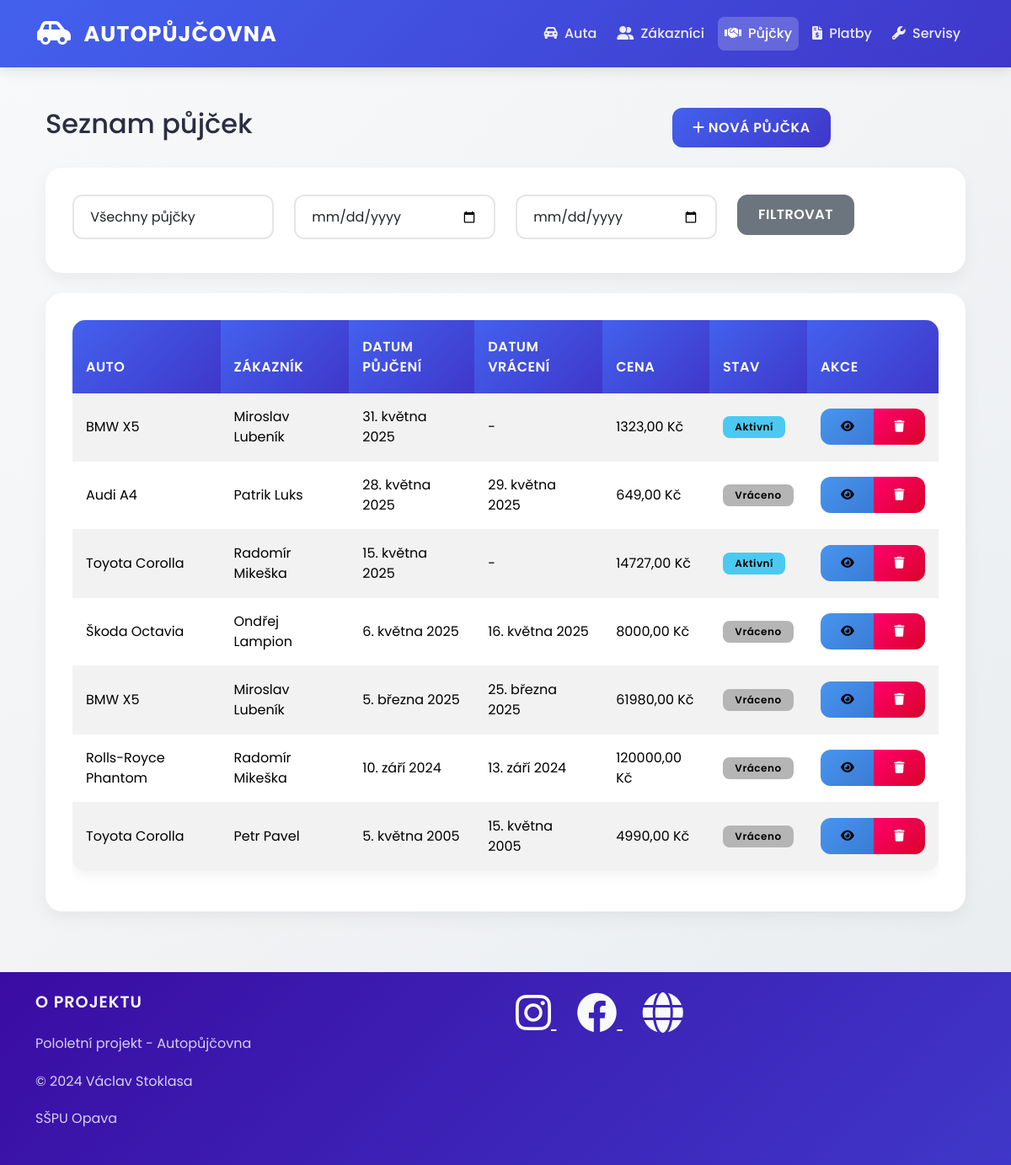
The page /pujcky/ on the database its author committed.
### auto/models.py (models this page shows, shortened)
class Pujcka(models.Model):
    datum_pujceni = models.DateField()
    datum_vraceni = models.DateField(blank=True, null=True)
    zakaznik = models.ForeignKey(Zakaznik, on_delete=models.CASCADE)
    auto = models.ForeignKey(Auto, on_delete=models.CASCADE)
    cena = models.DecimalField(max_digits=10, decimal_places=2)
    class Meta:
        verbose_name = "Pujcka"
        verbose_name_plural = "Pujcky   "

class Auto(models.Model):
    znacka = models.CharField(max_length=45,verbose_name="Značka auta",help_text="Zadejte značku auta")
    model = models.CharField(max_length=45,verbose_name="Model dané značky auta")
    rok_vyroby = models.PositiveIntegerField(blank=True, null=True, validators=[MinValueValidator(1900), MaxValueValidator(2025)],verbose_name='Rok vydání', help_text='Zadejte rok vydání (1900 - 2025)')
    dostupnost = models.BooleanField()
    cena_za_den = models.DecimalField(max_digits=10, decimal_places=2)
    class Meta:
        verbose_name = "Auto"
        verbose_name_plural = "Auta"
    def __str__(self):
        return f"{self.znacka} {self.model}"

class Zakaznik(models.Model):
    jmeno = models.CharField(max_length=45,verbose_name="Jméno zákazníka",help_text="Zadejte křestní jméno",error_messages={'blank': "Jméno autora musí být vyplněno!"})
    prijmeni = models.CharField(max_length=45,verbose_name="Přijmení zakazníka",help_text="Zadejte přijemní",error_messages={'blank':"Přijmení autora musí být vyplněno!"})
    datum_narozeni = models.DateField(blank=True, null=True, verbose_name='Datum narození')
    email = models.CharField(max_length=38,verbose_name="e-mail zákaznika",help_text="Zadejte e-mail")
    telefon = models.CharField(max_length=9)
    class Meta:
        ordering = ['prijmeni', 'jmeno']
        verbose_name = 'Zakazník'
        verbose_name_plural = 'Zákazníci'
    def __str__(self):
        return f"{self.jmeno} {self.prijmeni}"

### auto/views.py (the view)
# urls.py: path('pujcky/', views.seznam_pujcek, name='seznam_pujcek'),
def seznam_pujcek(request):
    pujcky = Pujcka.objects.all()
    stav = request.GET.get('stav')
    if stav == 'aktivni':
        pujcky = pujcky.filter(datum_vraceni__isnull=True)
    elif stav == 'vracene':
        pujcky = pujcky.filter(datum_vraceni__isnull=False)
    datum_od = request.GET.get('datum_od')
    if datum_od:
        pujcky = pujcky.filter(datum_pujceni__gte=datum_od)
    datum_do = request.GET.get('datum_do')
    if datum_do:
        pujcky = pujcky.filter(datum_pujceni__lte=datum_do)
    context = {
        'nadpis': 'Seznam půjček',
        'pujcky': pujcky.order_by('-datum_pujceni')
    }
    return render(request, 'pujcky/seznam.html', context)

### auto/templates/pujcky/seznam.html (shortened to what this page needs)
{% extends "base.html" %}
{% block content %}
<div class="container">
    <div class="row mb-4">
        <div class="col-md-8">
            <h2>{{ nadpis }}</h2>
        </div>
        <div class="col-md-4 text-right">
            <a href="{% url 'pridat_pujcku' %}" class="btn btn-primary">
                <i class="fas fa-plus"></i> Nová půjčka
            </a>
        </div>
    </div>
    <div class="card mb-4">
        <div class="card-body">
            <form method="get" class="row">
                <div class="col-md-3 mb-2">
                    <select name="stav" class="form-control">
                        <option value="">Všechny půjčky</option>
                    </select>
                </div>
                <div class="col-md-3 mb-2">
                    <input type="date" name="datum_od" class="form-control" placeholder="Datum od" value="{{ request.GET.datum_od }}">
                </div>
                <div class="col-md-3 mb-2">
                    <input type="date" name="datum_do" class="form-control" placeholder="Datum do" value="{{ request.GET.datum_do }}">
                </div>
                <div class="col-md-3 mb-2">
                    <button type="submit" class="btn btn-secondary btn-block">Filtrovat</button>
                </div>
            </form>
        </div>
    </div>
    <div class="card">
        <div class="card-body">
            <div class="table-responsive">
                <table class="table table-striped">
                    <thead>
                        <tr>
                            <th>Auto</th>
                            <th>Zákazník</th>
                            <th>Datum půjčení</th>
                            <th>Datum vrácení</th>
                            <th>Cena</th>
                            <th>Stav</th>
                            <th>Akce</th>
                        </tr>
                    </thead>
                    <tbody>
                        {% for pujcka in pujcky %}
                        <tr>
                            <td>{{ pujcka.auto }}</td>
                            <td>{{ pujcka.zakaznik }}</td>
                            <td>{{ pujcka.datum_pujceni }}</td>
                            <td>{{ pujcka.datum_vraceni|default:"-" }}</td>
                            <td>{{ pujcka.cena }} Kč</td>
                            <td>
                                {% if not pujcka.datum_vraceni %}
                                <span class="badge badge-success">Aktivní</span>
                                {% else %}
                                <span class="badge badge-secondary">Vráceno</span>
                                {% endif %}
                            </td>
                            <td>
                                <div class="btn-group">
                                    <a href="{% url 'detail_pujcky' pujcka.pk %}" class="btn btn-sm btn-info">
                                        <i class="fas fa-eye"></i>
                                    </a>
                                    <button type="button" class="btn btn-sm btn-danger" data-toggle="modal" data-target="#smazatPujcku{{ pujcka.pk }}">
                                        <i class="fas fa-trash"></i>
                                    </button>
                                </div>
                            </td>
                        </tr>
                        {% empty %}
                        <tr>
                            <td colspan="7" class="text-center">Žádné půjčky nebyly nalezeny</td>
                        </tr>
                        {% endfor %}
                    </tbody>
                </table>
            </div>
        </div>
    </div>
</div>
{% endblock %}

### static/css/style.css (style rules this page uses)
:root { --primary-color: #4361ee; --secondary-color: #3f37c9; --success-color: #4cc9f0; --info-color: #4895ef; --warning-color: #f72585; --danger-color: #ff006e; --dark-color: #3a0ca3; --light-color: #f8f9fa; --gray-color: #b5b5b5; }
body { font-family: 'Poppins', sans-serif; background: linear-gradient(135deg, #f8f9fa 0%, #e9ecef 100%); color: #2b2d42; min-height: 100vh; }
.card { border: none; border-radius: 20px; box-shadow: 0 8px 20px rgba(0, 0, 0, 0.05); transition: all 0.3s ease; background: white; overflow: hidden; }
.card-body { padding: 2rem; }
.btn { border-radius: 12px; padding: 0.7rem 1.5rem; font-weight: 600; text-transform: uppercase; letter-spacing: 0.5px; transition: all 0.3s ease; position: relative; overflow: hidden; }
.btn::after { content: ''; position: absolute; top: 0; left: 0; width: 100%; height: 100%; background: linear-gradient(rgba(255,255,255,0.2), transparent); opacity: 0; transition: opacity 0.3s ease; }
.btn-primary { background: linear-gradient(135deg, var(--primary-color) 0%, var(--secondary-color) 100%); border: none; }
.btn-info { background: linear-gradient(135deg, var(--info-color) 0%, #3a7bd5 100%); border: none; }
.btn-danger { background: linear-gradient(135deg, var(--danger-color) 0%, #d90429 100%); border: none; }
.table { background: white; border-radius: 15px; overflow: hidden; box-shadow: 0 5px 15px rgba(0, 0, 0, 0.05); }
.table thead th { background: linear-gradient(135deg, var(--primary-color) 0%, var(--secondary-color) 100%); color: white; font-weight: 600; text-transform: uppercase; letter-spacing: 0.5px; padding: 1.2rem 1rem; border: none; }
.table tbody td { padding: 1rem; vertical-align: middle; border-bottom: 1px solid rgba(0, 0, 0, 0.05); }
.table-striped tbody tr:nth-of-type(odd) { background-color: rgba(67, 97, 238, 0.05); }
.badge { padding: 0.6em 1.2em; border-radius: 8px; font-weight: 600; letter-spacing: 0.5px; }
.badge.badge-success, .badge.bg-success { background: var(--success-color) !important; color: #000 !important; }
.badge.badge-secondary, .badge.bg-secondary { background: var(--gray-color) !important; color: #000 !important; }
.form-control { border-radius: 12px; border: 2px solid rgba(0, 0, 0, 0.1); padding: 0.8rem 1.2rem; font-size: 1rem; transition: all 0.3s ease; }

### rows shown on the page
Pujcka: auto "BMW X5", zakaznik "Miroslav Lubeník", datum_pujceni "31. května 2025", datum_vraceni "-", cena "1323,00", shows "Aktivní"
Pujcka: auto "Audi A4", zakaznik "Patrik Luks", datum_pujceni "28. května 2025", datum_vraceni "29. května 2025", cena "649,00", shows "Vráceno"
Pujcka: auto "Toyota Corolla", zakaznik "Radomír Mikeška", datum_pujceni "15. května 2025", datum_vraceni "-", cena "14727,00", shows "Aktivní"
Pujcka: auto "Škoda Octavia", zakaznik "Ondřej Lampion", datum_pujceni "6. května 2025", datum_vraceni "16. května 2025", cena "8000,00", shows "Vráceno"
Pujcka: auto "BMW X5", zakaznik "Miroslav Lubeník", datum_pujceni "5. března 2025", datum_vraceni "25. března 2025", cena "61980,00", shows "Vráceno"
Pujcka: auto "Rolls-Royce Phantom", zakaznik "Radomír Mikeška", datum_pujceni "10. září 2024", datum_vraceni "13. září 2024", cena "120000,00", shows "Vráceno"
Pujcka: auto "Toyota Corolla", zakaznik "Petr Pavel", datum_pujceni "5. května 2005", datum_vraceni "15. května 2005", cena "4990,00", shows "Vráceno"

### other values the page prints
{{ nadpis }} "Seznam půjček"
